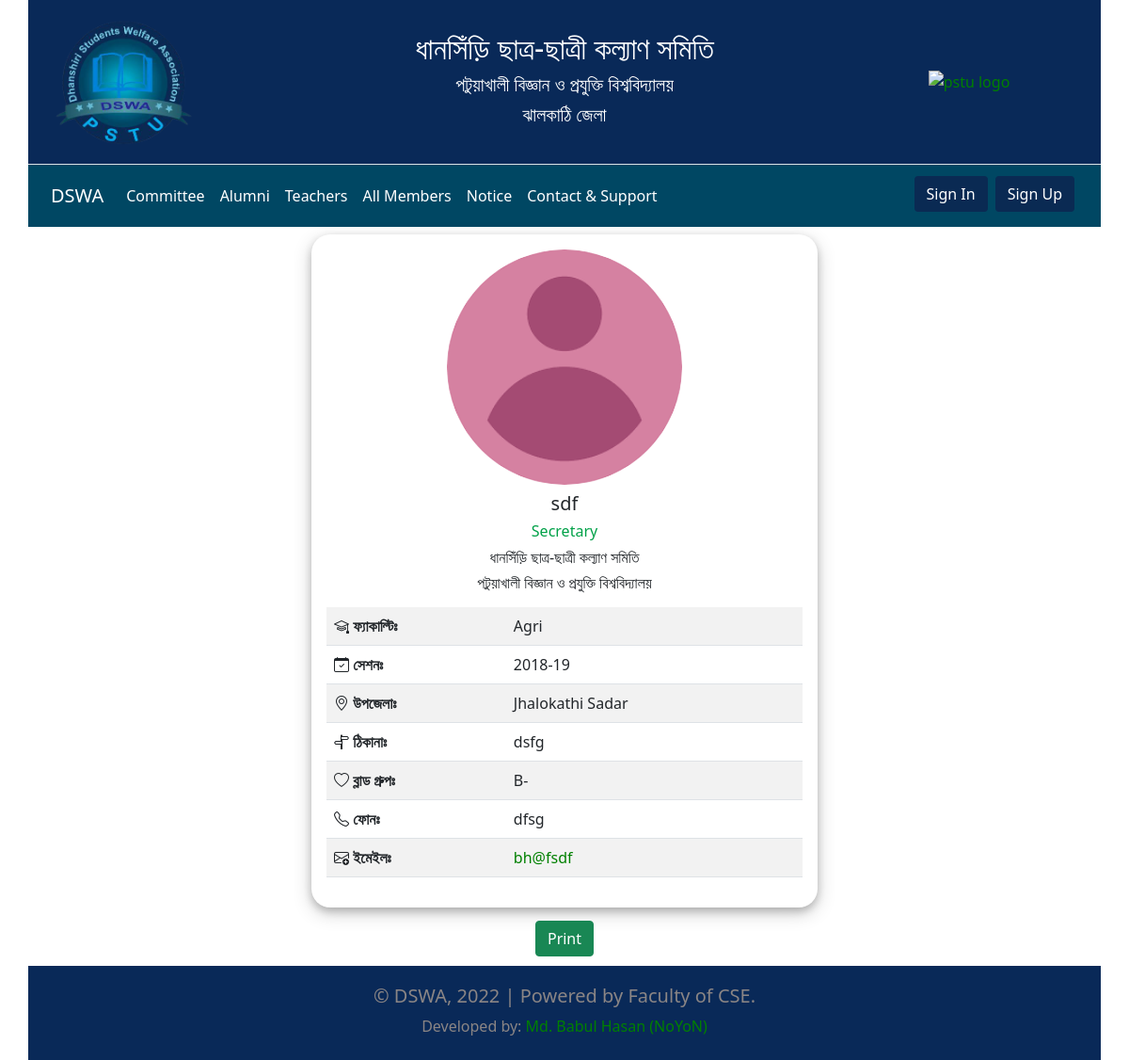
/profile/noyon/, run on an earlier commit of the app's database.
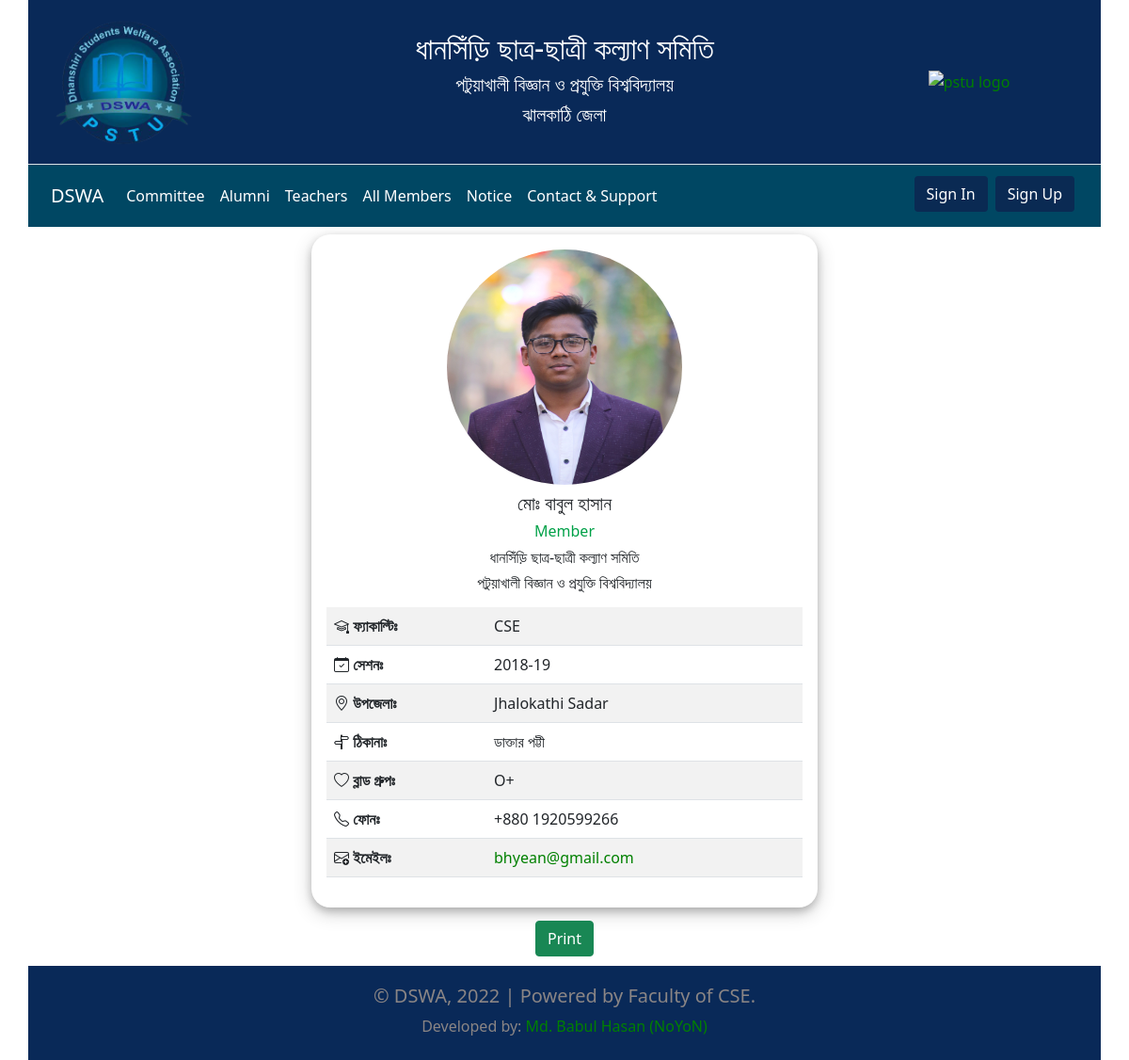
And on a later commit of the database.
### APP_Member/models.py (models this page shows, shortened)
class Student(models.Model):
    Faculty = [
        ('CSE', 'CSE'),
        ('Agri', 'Agriculture'),
        ('BBA', 'BBA'),
        ('Fisheries', 'Fisheries'),
        ('NFS', 'NFS'),
        ('ESDM', 'ESDM'),
        ('LLA', 'LLA'),
    ]
    Gender = [
        ('Male', 'Male'),
        ('Female', 'Female'),
        ('Others', 'Others'),
    ]
    Upazila = [
        ('Jhalokathi Sadar', 'Jhalokathi Sadar'),
        ('Nalcity', 'Nalcity'),
        ('Rajapur', 'Rajapur'),
        ('Kathalia', 'Kathalia'),
    ]
    Blood = [
        ('A+', 'A+'),
        ('A-', 'A-'),
        ('B+', 'B+'),
        ('B-', 'B-'),
        ('O+', 'O+'),
        ('O-', 'O-'),
        ('AB+', 'AB+'),
        ('AB-', 'AB-'),
    ]
    user = models.OneToOneField(User, on_delete=models.CASCADE)
    is_approved = models.BooleanField(default=False)
    is_alumni = models.BooleanField(default=False)
    priority = models.IntegerField(default=1000)
    designation = models.CharField(max_length=100, default="Member")
    name = models.CharField(max_length=100)
    gender = models.CharField(max_length=20, choices=Gender)
    session = models.CharField(max_length=100)
    faculty = models.CharField(max_length=100, choices=Faculty)
    upazila = models.CharField(max_length=100, choices=Upazila)
    address = models.CharField(max_length=100)
    phone = models.CharField(max_length=20, null=True, blank=True)
    blood = models.CharField(max_length=20, null=True, blank=True, choices=Blood)
    picture = models.ImageField(upload_to='profile pictures', null=True, blank=True)

### APP_Member/views.py (the view)
# urls.py: path('profile/<username>/', views.profile_view, name="profile_view"),
def profile_view(request, username):
    view_user = User.objects.get(username=username)
    if view_user.first_name == "student":
        user_profile = Student.objects.get(user=view_user)
    else:
        user_profile = Teacher.objects.get(user=view_user)
    return render(request, 'member/profile.html', {'user_profile': user_profile})

### template/member/profile.html (shortened to what this page needs)
{% extends "../main.html" %}
{% load static %}
{% block content %}
    <div class="container">
        <div class="row">
            <div class="col-md-3"></div>
                <div class="col-md-6" id="DivIdToPrint">
                    <div class="profile-box  p-3 px-3 m-1 ">
                        {% if user_profile.picture %}
                            <div class="text-center">
                                <img class=" update-pic image-fluid" src="{{ user_profile.picture.url }}">
                            </div>
                        {% else %}
                            <div class="text-center">
                                <img class=" update-pic image-fluid" src="{% static 'image/profile.jpg' %}">
                            </div>
                        {% endif %}
                        <div class="profile-body ">
                            <div class="text-center mt-2">
                                <h5>{{ user_profile.name }}</h5>
                                <h6 style="color: #00a148" class="">{{ user_profile.designation }}</h6>
                                <h6 class="card-text"> ধানসিঁড়ি ছাত্র-ছাত্রী কল্যাণ সমিতি</h6>
                                <h6 class="card-text"> পটুয়াখালী বিজ্ঞান ও প্রযুক্তি বিশ্ববিদ্যালয়</h6>
                            </div>
                            <table class="table table-striped my-3">
                                <tbody>
                                <tr>
                                    <th><i class="bi bi-mortarboard"></i> ফ্যাকাল্টিঃ</th>
                                    <td>{{ user_profile.faculty }}</td>
                                </tr>
                                <tr>
                                    <th><i class="bi bi-calendar-check"></i> সেশনঃ</th>
                                    <td>{{ user_profile.session }}</td>
                                </tr>
                                <tr>
                                    <th><i class="bi bi-geo-alt"></i> উপজেলাঃ</th>
                                    <td>{{ user_profile.upazila }}</td>
                                </tr>
                                <tr>
                                    <th><i class="bi bi-signpost-split"></i> ঠিকানাঃ</th>
                                    <td>{{ user_profile.address }}</td>
                                </tr>
                                <tr>
                                    <th scope="col"><i class="bi bi-heart"></i> ব্লাড গ্রুপঃ</th>
                                    <td scope="col">{{ user_profile.blood }}</td>
                                </tr>
                                <tr>
                                    <th><i class="bi bi-telephone"></i> ফোনঃ</th>
                                    <td>{{ user_profile.phone }}</td>
                                </tr>
                                <tr>
                                    <th><i class="bi bi-envelope-plus"></i> ইমেইলঃ</th>
                                    <td><a href="mailto:{{ user_profile.user.email }}">{{ user_profile.user.email }}</a>
                                    </td>
                                </tr>
                                </tbody>
                            </table>
                        </div>
                    </div>
                </div>
            <div class="col-md-3"></div>
        </div>
    </div>
    <div id="btnhide"  style="text-align: center;margin-top: 10px;margin-bottom: 10px">
        <input class="btn btn-block btn-success" type='button' id='btn' value='Print' onclick='printDiv();'>
    </div>
{% endblock %}

What changed in the data, as far as the page shows it:
removed Student: name "sdf", designation "Secretary", faculty "Agri", session "2018-19", upazila "Jhalokathi Sadar", address "dsfg", blood "B-", phone "dfsg", user.email "bh@fsdf"
added Student: picture (picture), name "মোঃ বাবুল হাসান", designation "Member", faculty "CSE", session "2018-19", upazila "Jhalokathi Sadar", address "ডাক্তার পট্টী", blood "O+", phone "+880 1920599266", user.email "bhyean@gmail.com"
